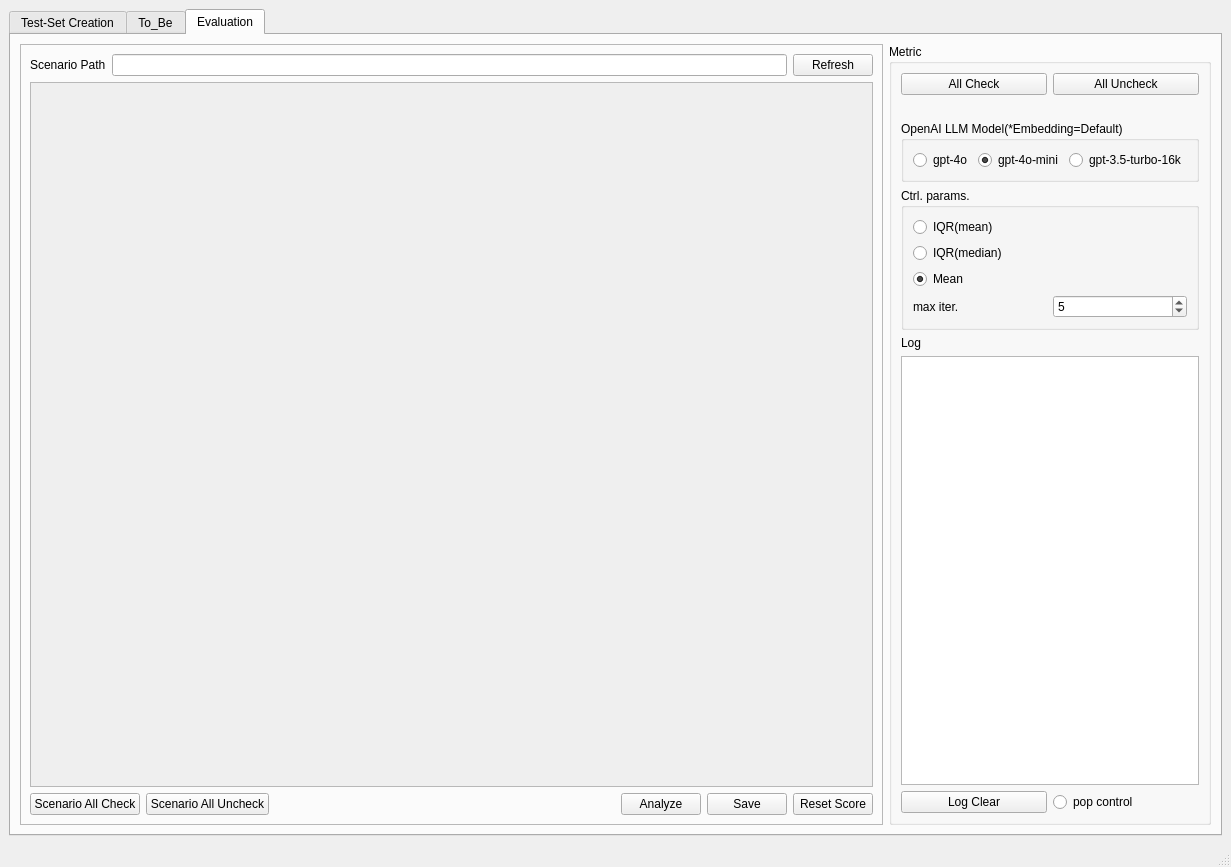
<?xml version="1.0" encoding="UTF-8"?>
<ui version="4.0">
 <class>MainWindow</class>
 <widget class="QMainWindow" name="MainWindow">
  <property name="geometry">
   <rect>
    <x>0</x>
    <y>0</y>
    <width>1231</width>
    <height>867</height>
   </rect>
  </property>
  <property name="windowTitle">
   <string>MainWindow</string>
  </property>
  <widget class="QWidget" name="centralwidget">
   <layout class="QHBoxLayout" name="horizontalLayout">
    <item>
     <widget class="QTabWidget" name="tabWidget">
      <property name="currentIndex">
       <number>2</number>
      </property>
      <widget class="QWidget" name="tab">
       <attribute name="title">
        <string>Test-Set Creation</string>
       </attribute>
       <layout class="QVBoxLayout" name="verticalLayout_3">
        <item>
         <layout class="QHBoxLayout" name="horizontalLayout_9">
          <item>
           <spacer name="horizontalSpacer_3">
            <property name="orientation">
             <enum>Qt::Horizontal</enum>
            </property>
            <property name="sizeHint" stdset="0">
             <size>
              <width>40</width>
              <height>20</height>
             </size>
            </property>
           </spacer>
          </item>
          <item>
           <widget class="QLabel" name="label_12">
            <property name="text">
             <string>support *.md file</string>
            </property>
           </widget>
          </item>
         </layout>
        </item>
        <item>
         <layout class="QHBoxLayout" name="horizontalLayout_7">
          <item>
           <widget class="QLabel" name="label_5">
            <property name="font">
             <font>
              <weight>75</weight>
              <bold>true</bold>
             </font>
            </property>
            <property name="text">
             <string>Directory Path</string>
            </property>
           </widget>
          </item>
          <item>
           <widget class="QLineEdit" name="dirlineEdit"/>
          </item>
          <item>
           <widget class="QPushButton" name="dirpushButton">
            <property name="text">
             <string>Open</string>
            </property>
           </widget>
          </item>
         </layout>
        </item>
        <item>
         <spacer name="verticalSpacer_2">
          <property name="orientation">
           <enum>Qt::Vertical</enum>
          </property>
          <property name="sizeType">
           <enum>QSizePolicy::Fixed</enum>
          </property>
          <property name="sizeHint" stdset="0">
           <size>
            <width>20</width>
            <height>10</height>
           </size>
          </property>
         </spacer>
        </item>
        <item>
         <layout class="QHBoxLayout" name="horizontalLayout_8">
          <item>
           <widget class="QLabel" name="label_6">
            <property name="font">
             <font>
              <weight>75</weight>
              <bold>true</bold>
             </font>
            </property>
            <property name="text">
             <string>GPT Model :  </string>
            </property>
           </widget>
          </item>
          <item>
           <widget class="QRadioButton" name="creation_gpt4o_radioButton">
            <property name="text">
             <string>gpt-4o</string>
            </property>
           </widget>
          </item>
          <item>
           <widget class="QRadioButton" name="creation_gpt4omini_radioButton">
            <property name="text">
             <string>gpt-4o-mini</string>
            </property>
            <property name="checked">
             <bool>true</bool>
            </property>
           </widget>
          </item>
          <item>
           <widget class="QRadioButton" name="creation_gpt35turbo_radioButton">
            <property name="text">
             <string>gpt-3.5-turbo-16k</string>
            </property>
           </widget>
          </item>
          <item>
           <spacer name="horizontalSpacer_4">
            <property name="orientation">
             <enum>Qt::Horizontal</enum>
            </property>
            <property name="sizeHint" stdset="0">
             <size>
              <width>40</width>
              <height>20</height>
             </size>
            </property>
           </spacer>
          </item>
         </layout>
        </item>
        <item>
         <spacer name="verticalSpacer_3">
          <property name="orientation">
           <enum>Qt::Vertical</enum>
          </property>
          <property name="sizeType">
           <enum>QSizePolicy::Fixed</enum>
          </property>
          <property name="sizeHint" stdset="0">
           <size>
            <width>20</width>
            <height>10</height>
           </size>
          </property>
         </spacer>
        </item>
        <item>
         <layout class="QHBoxLayout" name="horizontalLayout_11">
          <item>
           <widget class="QGroupBox" name="groupBox_4">
            <property name="font">
             <font>
              <weight>75</weight>
              <bold>true</bold>
             </font>
            </property>
            <property name="title">
             <string>Ctrl</string>
            </property>
            <layout class="QVBoxLayout" name="verticalLayout_6">
             <item>
              <layout class="QGridLayout" name="gridLayout_5">
               <item row="0" column="1">
                <widget class="QLineEdit" name="n_lineEdit">
                 <property name="font">
                  <font>
                   <weight>50</weight>
                   <bold>false</bold>
                  </font>
                 </property>
                 <property name="text">
                  <string>10</string>
                 </property>
                </widget>
               </item>
               <item row="2" column="1">
                <widget class="QLineEdit" name="reasonlineEdit">
                 <property name="font">
                  <font>
                   <weight>50</weight>
                   <bold>false</bold>
                  </font>
                 </property>
                 <property name="text">
                  <string>0.25</string>
                 </property>
                </widget>
               </item>
               <item row="0" column="0">
                <widget class="QLabel" name="label_8">
                 <property name="font">
                  <font>
                   <weight>50</weight>
                   <bold>false</bold>
                  </font>
                 </property>
                 <property name="text">
                  <string>Number of Scenario</string>
                 </property>
                </widget>
               </item>
               <item row="1" column="1">
                <widget class="QLineEdit" name="simplelineEdit">
                 <property name="font">
                  <font>
                   <weight>50</weight>
                   <bold>false</bold>
                  </font>
                 </property>
                 <property name="text">
                  <string>0.5</string>
                 </property>
                </widget>
               </item>
               <item row="3" column="1">
                <widget class="QLineEdit" name="multilineEdit">
                 <property name="font">
                  <font>
                   <weight>50</weight>
                   <bold>false</bold>
                  </font>
                 </property>
                 <property name="text">
                  <string>0.25</string>
                 </property>
                </widget>
               </item>
               <item row="1" column="0">
                <widget class="QLabel" name="label_9">
                 <property name="font">
                  <font>
                   <weight>50</weight>
                   <bold>false</bold>
                  </font>
                 </property>
                 <property name="text">
                  <string>Simple</string>
                 </property>
                </widget>
               </item>
               <item row="2" column="0">
                <widget class="QLabel" name="label_10">
                 <property name="font">
                  <font>
                   <weight>50</weight>
                   <bold>false</bold>
                  </font>
                 </property>
                 <property name="text">
                  <string>Reasoning</string>
                 </property>
                </widget>
               </item>
               <item row="3" column="0">
                <widget class="QLabel" name="label_11">
                 <property name="font">
                  <font>
                   <weight>50</weight>
                   <bold>false</bold>
                  </font>
                 </property>
                 <property name="text">
                  <string>Multi_Context</string>
                 </property>
                </widget>
               </item>
              </layout>
             </item>
            </layout>
           </widget>
          </item>
          <item>
           <widget class="QLabel" name="label_7">
            <property name="text">
             <string/>
            </property>
           </widget>
          </item>
         </layout>
        </item>
        <item>
         <layout class="QHBoxLayout" name="horizontalLayout_10">
          <item>
           <spacer name="horizontalSpacer_2">
            <property name="orientation">
             <enum>Qt::Horizontal</enum>
            </property>
            <property name="sizeHint" stdset="0">
             <size>
              <width>40</width>
              <height>20</height>
             </size>
            </property>
           </spacer>
          </item>
          <item>
           <widget class="QPushButton" name="gengenpushButton">
            <property name="text">
             <string>Create</string>
            </property>
           </widget>
          </item>
          <item>
           <widget class="QPushButton" name="gensavepushButton">
            <property name="text">
             <string>Save</string>
            </property>
           </widget>
          </item>
         </layout>
        </item>
        <item>
         <spacer name="verticalSpacer">
          <property name="orientation">
           <enum>Qt::Vertical</enum>
          </property>
          <property name="sizeHint" stdset="0">
           <size>
            <width>20</width>
            <height>40</height>
           </size>
          </property>
         </spacer>
        </item>
       </layout>
      </widget>
      <widget class="QWidget" name="tab_3">
       <attribute name="title">
        <string>To_Be</string>
       </attribute>
      </widget>
      <widget class="QWidget" name="tab_2">
       <attribute name="title">
        <string>Evaluation</string>
       </attribute>
       <layout class="QGridLayout" name="gridLayout">
        <item row="0" column="0">
         <widget class="QFrame" name="frame">
          <property name="sizePolicy">
           <sizepolicy hsizetype="Expanding" vsizetype="Preferred">
            <horstretch>0</horstretch>
            <verstretch>0</verstretch>
           </sizepolicy>
          </property>
          <property name="frameShape">
           <enum>QFrame::StyledPanel</enum>
          </property>
          <property name="frameShadow">
           <enum>QFrame::Raised</enum>
          </property>
          <layout class="QGridLayout" name="gridLayout_2">
           <item row="0" column="0">
            <layout class="QGridLayout" name="gridLayout_3">
             <item row="0" column="0">
              <layout class="QGridLayout" name="gridLayout_4">
               <item row="0" column="0">
                <widget class="QLabel" name="label">
                 <property name="text">
                  <string>Scenario Path</string>
                 </property>
                </widget>
               </item>
               <item row="0" column="1">
                <widget class="QLineEdit" name="scenario_path_lineedit"/>
               </item>
               <item row="0" column="2">
                <widget class="QPushButton" name="refresh_pushButton">
                 <property name="text">
                  <string>Refresh</string>
                 </property>
                </widget>
               </item>
              </layout>
             </item>
            </layout>
           </item>
           <item row="1" column="0">
            <widget class="QScrollArea" name="scrollArea">
             <property name="widgetResizable">
              <bool>true</bool>
             </property>
             <widget class="QWidget" name="scrollAreaWidgetContents">
              <property name="geometry">
               <rect>
                <x>0</x>
                <y>0</y>
                <width>761</width>
                <height>642</height>
               </rect>
              </property>
              <layout class="QVBoxLayout" name="verticalLayout_11">
               <item>
                <layout class="QFormLayout" name="formLayout"/>
               </item>
              </layout>
             </widget>
            </widget>
           </item>
           <item row="2" column="0">
            <layout class="QHBoxLayout" name="horizontalLayout_6">
             <item>
              <widget class="QPushButton" name="all_check_scenario">
               <property name="text">
                <string>Scenario All Check</string>
               </property>
              </widget>
             </item>
             <item>
              <widget class="QPushButton" name="all_uncheck_scenario">
               <property name="text">
                <string>Scenario All Uncheck</string>
               </property>
              </widget>
             </item>
             <item>
              <spacer name="horizontalSpacer">
               <property name="orientation">
                <enum>Qt::Horizontal</enum>
               </property>
               <property name="sizeHint" stdset="0">
                <size>
                 <width>40</width>
                 <height>20</height>
                </size>
               </property>
              </spacer>
             </item>
             <item>
              <widget class="QPushButton" name="analyze_pushButton">
               <property name="text">
                <string>Analyze</string>
               </property>
              </widget>
             </item>
             <item>
              <widget class="QPushButton" name="save_pushButton">
               <property name="text">
                <string>Save</string>
               </property>
              </widget>
             </item>
             <item>
              <widget class="QPushButton" name="reset_score_pushButton">
               <property name="text">
                <string>Reset Score</string>
               </property>
              </widget>
             </item>
            </layout>
           </item>
          </layout>
         </widget>
        </item>
        <item row="0" column="1">
         <widget class="QGroupBox" name="groupBox">
          <property name="title">
           <string>Metric</string>
          </property>
          <layout class="QVBoxLayout" name="verticalLayout_4">
           <item>
            <layout class="QVBoxLayout" name="verticalLayout_5">
             <item>
              <layout class="QHBoxLayout" name="horizontalLayout_3">
               <item>
                <widget class="QPushButton" name="all_check_model">
                 <property name="text">
                  <string>All Check</string>
                 </property>
                </widget>
               </item>
               <item>
                <widget class="QPushButton" name="all_uncheck_model">
                 <property name="text">
                  <string>All Uncheck</string>
                 </property>
                </widget>
               </item>
              </layout>
             </item>
            </layout>
           </item>
           <item>
            <widget class="QLabel" name="label_3">
             <property name="text">
              <string/>
             </property>
            </widget>
           </item>
           <item>
            <widget class="QGroupBox" name="groupBox_3">
             <property name="title">
              <string>OpenAI LLM Model(*Embedding=Default)</string>
             </property>
             <layout class="QHBoxLayout" name="horizontalLayout_5">
              <item>
               <widget class="QRadioButton" name="gpt4o_radioButton">
                <property name="text">
                 <string>gpt-4o</string>
                </property>
                <property name="checked">
                 <bool>false</bool>
                </property>
               </widget>
              </item>
              <item>
               <widget class="QRadioButton" name="gpt4omini_radioButton">
                <property name="text">
                 <string>gpt-4o-mini</string>
                </property>
                <property name="checked">
                 <bool>true</bool>
                </property>
               </widget>
              </item>
              <item>
               <widget class="QRadioButton" name="gpt35turbo_radioButton">
                <property name="text">
                 <string>gpt-3.5-turbo-16k</string>
                </property>
               </widget>
              </item>
             </layout>
            </widget>
           </item>
           <item>
            <widget class="QGroupBox" name="groupBox_2">
             <property name="title">
              <string>Ctrl. params.</string>
             </property>
             <layout class="QVBoxLayout" name="verticalLayout_2">
              <item>
               <layout class="QVBoxLayout" name="verticalLayout">
                <item>
                 <widget class="QRadioButton" name="iqr_mean_radioButton">
                  <property name="enabled">
                   <bool>true</bool>
                  </property>
                  <property name="text">
                   <string>IQR(mean)</string>
                  </property>
                  <property name="checked">
                   <bool>false</bool>
                  </property>
                 </widget>
                </item>
                <item>
                 <widget class="QRadioButton" name="iqr_median_radioButton">
                  <property name="text">
                   <string>IQR(median)</string>
                  </property>
                  <property name="checked">
                   <bool>false</bool>
                  </property>
                 </widget>
                </item>
                <item>
                 <widget class="QRadioButton" name="mean_radioButton">
                  <property name="text">
                   <string>Mean</string>
                  </property>
                  <property name="checked">
                   <bool>true</bool>
                  </property>
                 </widget>
                </item>
               </layout>
              </item>
              <item>
               <layout class="QHBoxLayout" name="horizontalLayout_2">
                <item>
                 <widget class="QLabel" name="label_4">
                  <property name="text">
                   <string>max iter.</string>
                  </property>
                 </widget>
                </item>
                <item>
                 <widget class="QSpinBox" name="max_iter_spinBox">
                  <property name="minimum">
                   <number>1</number>
                  </property>
                  <property name="value">
                   <number>5</number>
                  </property>
                 </widget>
                </item>
               </layout>
              </item>
             </layout>
            </widget>
           </item>
           <item>
            <widget class="QLabel" name="label_2">
             <property name="text">
              <string>Log</string>
             </property>
            </widget>
           </item>
           <item>
            <widget class="QTextBrowser" name="logtextbrowser">
             <property name="sizePolicy">
              <sizepolicy hsizetype="Preferred" vsizetype="Expanding">
               <horstretch>0</horstretch>
               <verstretch>0</verstretch>
              </sizepolicy>
             </property>
            </widget>
           </item>
           <item>
            <layout class="QHBoxLayout" name="horizontalLayout_4">
             <item>
              <widget class="QPushButton" name="log_clear_pushButton">
               <property name="text">
                <string>Log Clear</string>
               </property>
              </widget>
             </item>
             <item>
              <widget class="QRadioButton" name="popctrl_radioButton">
               <property name="text">
                <string>pop control</string>
               </property>
              </widget>
             </item>
            </layout>
           </item>
          </layout>
         </widget>
        </item>
       </layout>
      </widget>
     </widget>
    </item>
   </layout>
  </widget>
  <widget class="QMenuBar" name="menubar">
   <property name="geometry">
    <rect>
     <x>0</x>
     <y>0</y>
     <width>1231</width>
     <height>26</height>
    </rect>
   </property>
  </widget>
  <widget class="QStatusBar" name="statusbar"/>
 </widget>
 <resources/>
 <connections/>
</ui>
